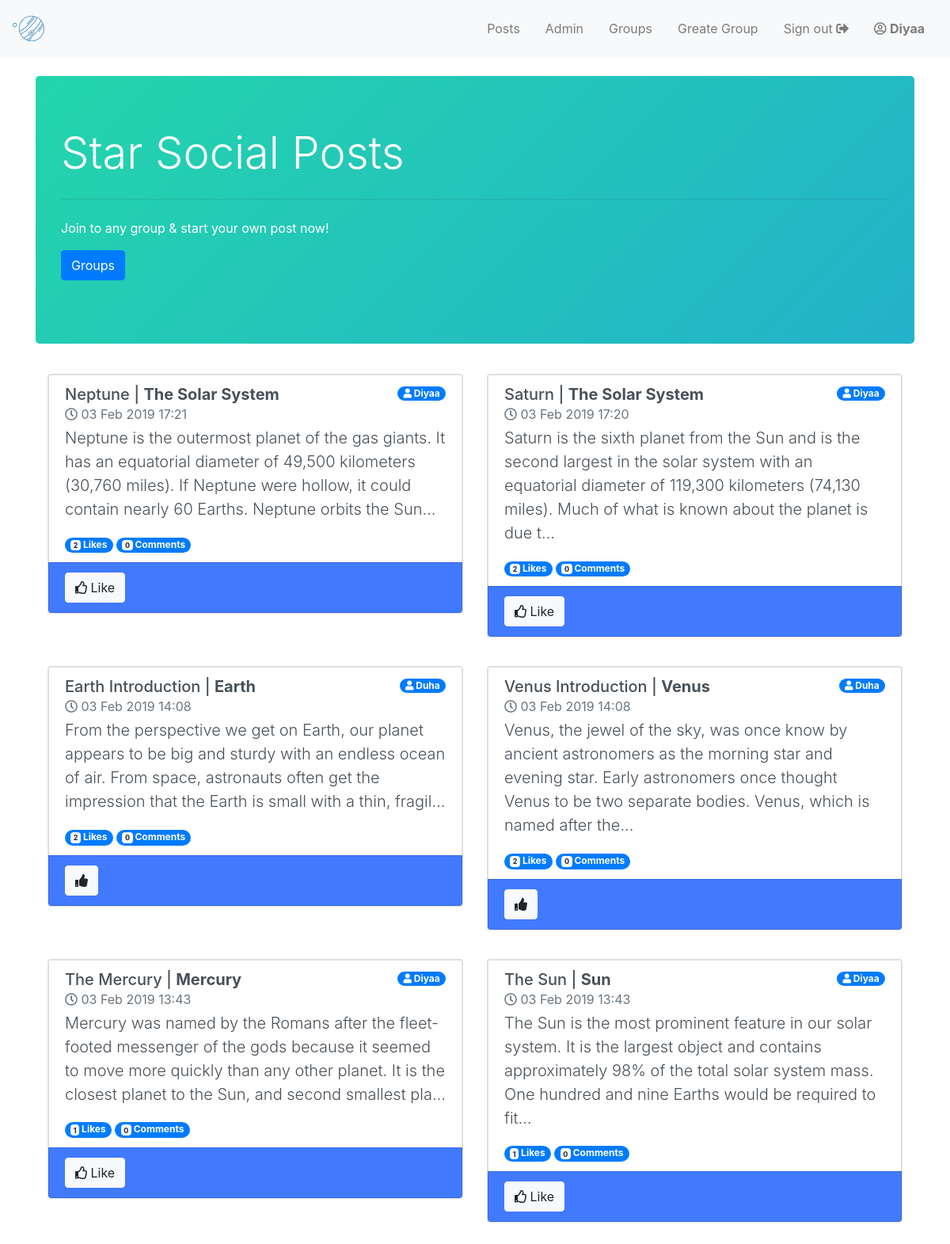
The page /posts/ (signed in) on the database as committed earlier.
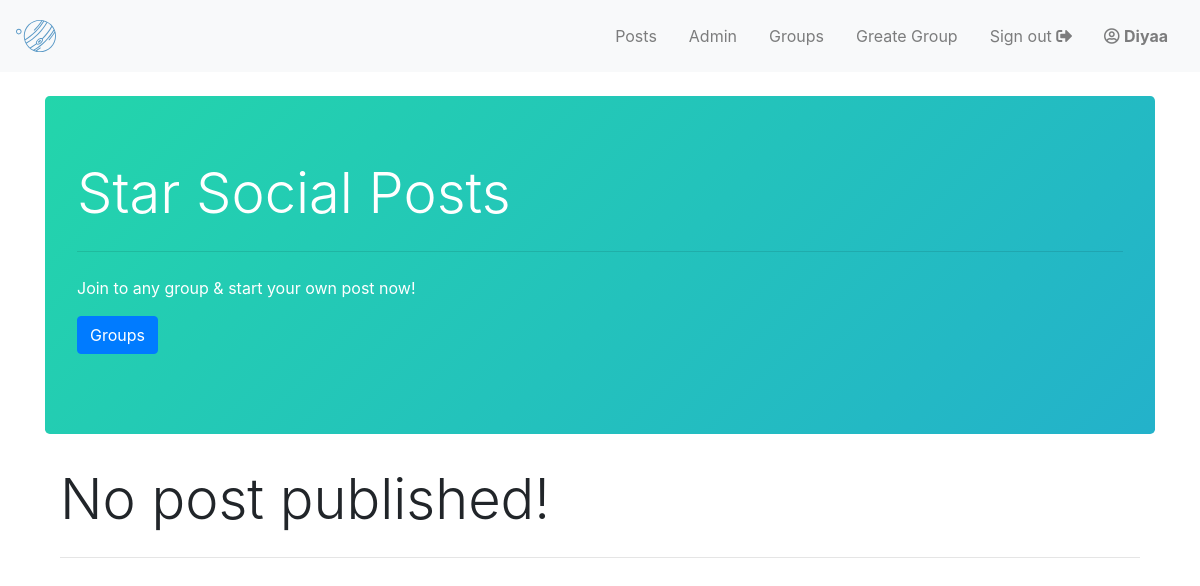
The same page on the database as committed later.
### post/models.py (models this page shows, shortened)
class Post(models.Model):
    user = models.ForeignKey(User, related_name='post_user', on_delete=models.CASCADE)
    group = models.ForeignKey(Group, related_name="post_group", on_delete=models.CASCADE)
    title = models.CharField(max_length=255, unique=True)
    content = models.TextField()
    created_at = models.DateTimeField(auto_now=True)
    like = models.ManyToManyField(User, through="Like")
    def post_comments(self):
        return self.comments.filter(post__id=self.pk) # comments comes from related_name inside Comment Model
    class Meta:
        ordering = ["-created_at"]

### group/models.py (models this page shows, shortened)
class Group(models.Model):
    name = models.CharField(max_length=255, unique=True)
    created_at = models.DateTimeField(auto_now=True)
    slug = models.SlugField(allow_unicode=True, unique=True)
    description = models.TextField(blank=True, default='')
    """Generally, ManyToManyField instances should go in the object that’s going to be edited on a form.Members is in Group (rather than member having a group ManyToManyField ) because it’s more natural to think about a group having members."""
    members = models.ManyToManyField(User, through="Membership")
    def __str__(self):
        return self.name
    class Meta:
        ordering = ('-created_at',)
        permissions = (
           ("greate_group", "Can greate group"),
           ("add_post", "Can add post to group"),
           ("delete_post", "Can delete post in group"),
           ("update_post", "Can update post in group"),
       )

### post/views.py (the view)
# urls.py: url(r'^posts/$', views.PostList.as_view(), name='post_list'),
class PostList(LoginRequiredMixin, generic.ListView):
    model = Post
    template_name = 'post/posts.html'
    context_object_name = 'posts'

### post/templates/post/posts.html
{% extends "base.html" %}
{% block content %}
<br>
<div class="jumbotron">
  <h1 class="display-4">Star Social Posts</h1>
  <hr class="my-4">
  <p>Join to any group & start your own post now!</p>
  <p class="lead">
    <a class="btn btn-primary" href="{% url 'group:group_list' %}" role="button">Groups</a>
  </p>
</div>
<div class="container">
  <div class="row">
    {% for post in posts %}
    <div class="col-lg-6 mb-4">
      <div class="card">
        <ul class="list-group">
          <a href="{% url 'post:post_detail' post.pk %}" class="list-group-item list-group-item-action flex-column align-items-start ">
            <div class="d-flex w-100 justify-content-between">
              <h5 class="mb-1">{{ post.title|title }} | <strong>{{ post.group|title }} </strong> <br><small class="text-muted"><i class="far fa-clock"></i> {{ post.created_at|date:"d M Y" }} {{ post.created_at|time:"H:i" }}</small></h5>
              <p class="h6"><span class="badge badge-primary badge-pill"><i class="fas fa-user"></i> {{post.user.username|title}}</span></p>
            </div>
            <p class="lead">{{post.content|truncatechars:200}}</p>
            <medium>
              <span class="badge badge-primary badge-pill">
                <span class="badge badge-light">{{post.like.count}}</span> Likes
              </span>
              <span class="badge badge-primary badge-pill">
                <span class="badge badge-light">{{post.post_comments.count}}</span> Comments
              </span>
            </medium>
          </a>
          <li class="list-group-item d-flex justify-content-between align-items-center join">
            {% if user in post.like.all %}
            <a class="btn btn-light" href="{% url 'post:dislike_post' post.pk %}"><i class="fas fa-thumbs-up"></i></a>
            {% else %}
            <a class="btn btn-light" href="{% url 'post:like_post' post.pk %}"><i class="far fa-thumbs-up"></i> Like</a>
            {% endif %}
          </li>
        </ul>
      </div>
    </div>
    {% empty %}
    <div class="container">
      <h1 class="display-4">No post published!</h1>
      <hr class="my-4">
    </div>
    {% endfor %}
  </div>
</div>
{% endblock %}

### templates/base.html (shortened to what this page needs)
<!doctype html>
{% load static %}
<html lang="en">
<head>
  <link rel="stylesheet" href="https://stackpath.bootstrapcdn.com/bootstrap/4.2.1/css/bootstrap.min.css">
  <link rel="stylesheet" href="{% static "/css/master.css" %}">
  <link rel="stylesheet" href="{% static "/group/css/style_group.css" %}">
  <link rel="stylesheet" href="https://use.fontawesome.com/releases/v5.7.1/css/all.css">
</head>
<body>
  <nav class="navbar navbar-expand-lg navbar-light bg-light">
    <div class="d-flex flex-grow-1">
      <a class="navbar-brand d-none d-lg-inline-block" href="{% url 'home' %}">
        <img class="navbar-icon" src="{% static 'images/brand.svg' %}" width="40" height="40" alt=""></a>
      <div class="w-100 text-right">
      </div>
    </div>
    <div class="collapse navbar-collapse flex-grow-1 text-right" id="myNavbar">
      <ul class="navbar-nav ml-auto flex-nowrap">
        {% if user.is_authenticated %}
        <li class="nav-item">
          <a href="{% url 'post:post_list' %}" class="nav-link m-2 menu-item nav-active">Posts</a>
        </li>
        <li class="nav-item">
          <a href="{% url 'admin:index' %}" class="nav-link m-2 menu-item nav-active">Admin</a>
        </li>
        <li class="nav-item">
          <a href="{% url 'group:group_list' %}" class="nav-link m-2 menu-item nav-active">Groups</a>
        </li>
        <li class="nav-item">
          <a href="{% url 'group:create_group' %}" class="nav-link m-2 menu-item nav-active">Greate Group</a>
        </li>
        <li class="nav-item">
          <a href="{% url 'accounts:logout' %}" class="nav-link m-2 menu-item nav-active ">Sign out <i class="fas fa-sign-out-alt"></i></a>
        </li>
        <li class="nav-item">
          <a href="{% url 'accounts:logout' %}" class="nav-link m-2 menu-item nav-active "><i class="far fa-user-circle"></i> <strong>{{user.username|title}}</strong> </a>
        </li>
        {% endif %}
      </ul>
    </div>
  </nav>
  <div class="container">
    {% block content %}
    {% endblock %}
  </div>
</body>
</html>

### static/css/master.css (style rules this page uses)
.jumbotron { color: #fff; background: linear-gradient(-45deg, #EE7752, #E73C7E, #23A6D5, #23D5AB); background-size: 400% 400%; -webkit-animation: Gradient 15s ease infinite; -moz-animation: Gradient 15s ease infinite; animation: Gradient 15s ease infinite; }

Rows that differ between the two databases and show on the page:
removed Post: title "Neptune", group "The Solar System", created_at "03 Feb 2019", created_at "17:21", user.username "Diyaa", content "Neptune is the outermost planet of the gas giants. It has an equatorial diameter of 49,500 kilometers (30,760 miles). If Neptune were hollow, it could contain nearly 60 Earths. Neptune orbits the Sun…", like.count "2", post_comments.count "0", shows "Like"
removed Post: title "Saturn", group "The Solar System", created_at "03 Feb 2019", created_at "17:20", user.username "Diyaa", content "Saturn is the sixth planet from the Sun and is the second largest in the solar system with an equatorial diameter of 119,300 kilometers (74,130 miles). Much of what is known about the planet is due t…", like.count "2", post_comments.count "0", shows "Like"
removed Post: title "Earth Introduction", group "Earth", created_at "03 Feb 2019", created_at "14:08", user.username "Duha", content "From the perspective we get on Earth, our planet appears to be big and sturdy with an endless ocean of air. From space, astronauts often get the impression that the Earth is small with a thin, fragil…", like.count "2", post_comments.count "0"
removed Post: title "Venus Introduction", group "Venus", created_at "03 Feb 2019", created_at "14:08", user.username "Duha", content "Venus, the jewel of the sky, was once know by ancient astronomers as the morning star and evening star. Early astronomers once thought Venus to be two separate bodies. Venus, which is named after the…", like.count "2", post_comments.count "0"
removed Post: title "The Mercury", group "Mercury", created_at "03 Feb 2019", created_at "13:43", user.username "Diyaa", content "Mercury was named by the Romans after the fleet-footed messenger of the gods because it seemed to move more quickly than any other planet. It is the closest planet to the Sun, and second smallest pla…", like.count "1", post_comments.count "0", shows "Like"
removed Post: title "The Sun", group "Sun", created_at "03 Feb 2019", created_at "13:43", user.username "Diyaa", content "The Sun is the most prominent feature in our solar system. It is the largest object and contains approximately 98% of the total solar system mass. One hundred and nine Earths would be required to fit…", like.count "1", post_comments.count "0", shows "Like"
Other text that changed with them:
text now shown: "No post published!"
